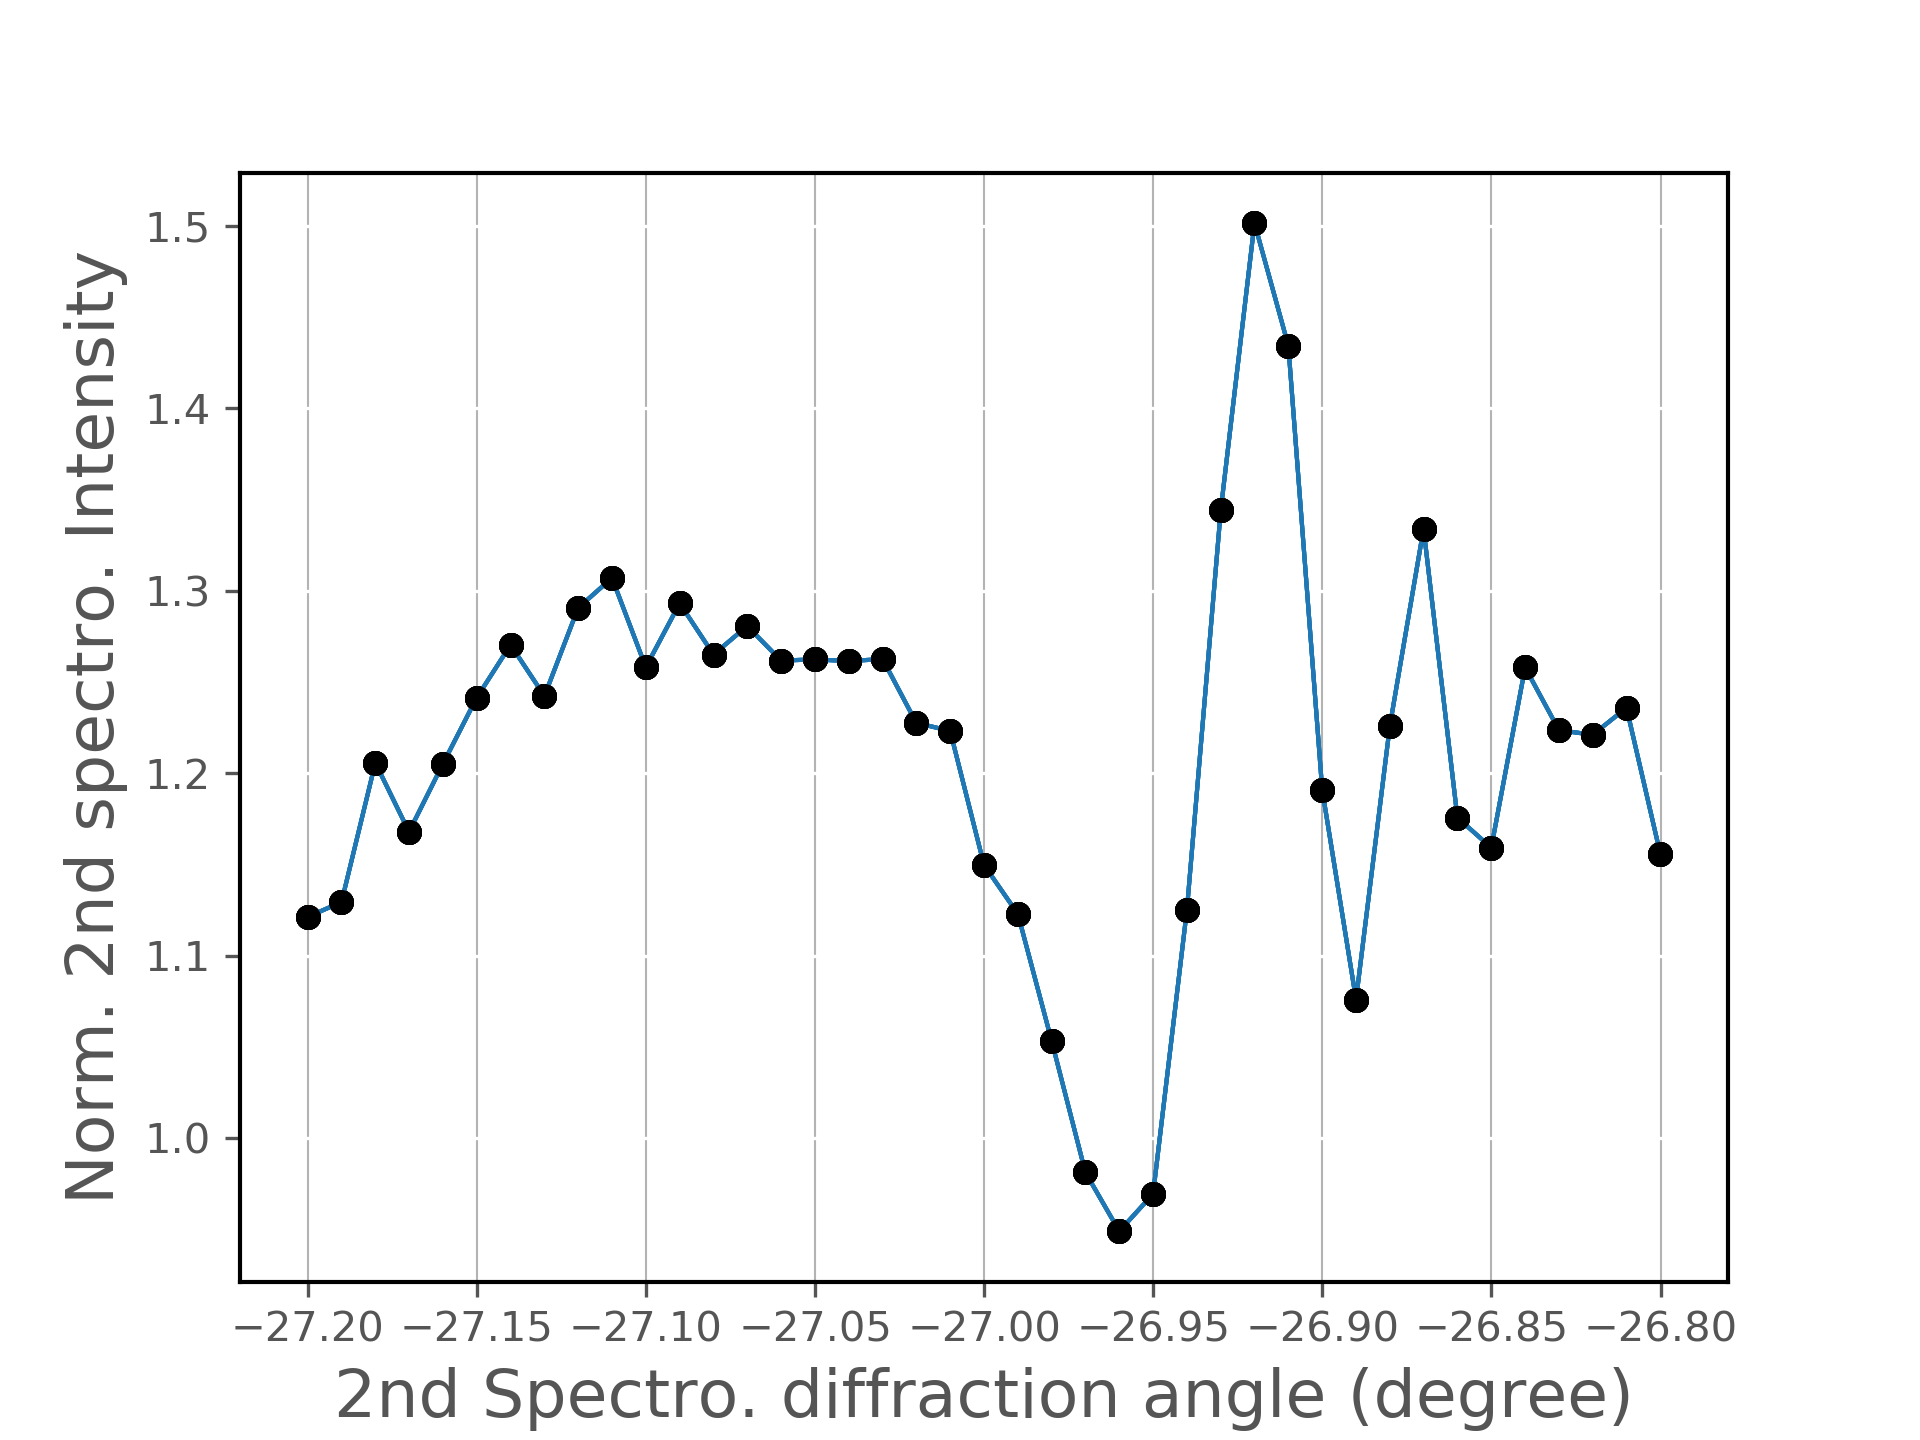

Reproduce this figure in Python.
import sys
sys.path.insert(0,"../../../")
import collections
import os
import numpy as np
import matplotlib.pyplot as plt
from matplotlib import gridspec

import dispersiveXanes_utils as utils
import xppl37_spectra
import xanes_analyzeRun
import mcutils as mc
import trx
import datastorage as ds


# !!!!!DO WITH RUN 84? + add arroys!

#fig_fe_xas(run = 82, shots = [20, 21,33,31,29], smoothWidth = 0.4)
#fig_fe_xas(run = 82, shots = [11,21,33,31,29], smoothWidth = 0.4)

nice_colors = ["#1b9e77", "#d95f02", "#7570b3"]
#nice_colors = "#1f78b4 #a6cee3 #b2df8a #33a02c #FFDEAD".split()
nice_colors = "#1f78b4 #a6cee3 #b2df8a #33a02c".split()
gradual_colors = ['#014636', '#016c59', '#02818a', '#3690c0', '#67a9cf', '#a6bddb', '#d0d1e6']#, '#ece2f0']


                  
def get_data(run,threshold=0.02,force=False):
  if run == 80:
    refCalibs=slice(1,None,2)
  elif run == 84:
    refCalibs=slice(None,None,2)
  elif run == 60:
    refCalibs=slice(None,None,2)
  elif run == 76:
    refCalibs=slice(None,None)
  else:
    refCalibs=slice(None,None,2)
  fname = "../data/fig_fel_modes_run%04d.h5" % run
  if not os.path.isfile(fname) or force:
    r = xanes_analyzeRun.AnalyzeRun(run=run)
    r.load()
    E = r.E
    calibs = list(r.results.keys())
    calibs.sort()
    calibs = calibs[refCalibs]
    p1 = np.vstack( [r.results[c].p1 for c in calibs] )
    p2 = np.vstack( [r.results[c].p2 for c in calibs] )
    #temp = ds.DataStorage( E=E,p1=p1.astype(np.float16),p2=p2.astype(np.float16))
    temp = ds.DataStorage( E=E,p1=p1,p2=p2)
    _,_,Abs = xppl37_spectra.calcAbs( temp, threshold=0.02 )
    temp.Abs = Abs #.astype(np.float16)
    temp.info="Abs calculated with threshold = 0.02"
    temp.save(fname)
  data = ds.read(fname)
  # nan is saved as -1 for masked arrays
  for k in data.keys():
    try:
      data[k][data[k]==-1] =np.nan
    except (TypeError,AttributeError):
      pass
  print("Run %d → nshots = %d"%(run,len(data.p1)))
  p1,p2,Abs = xppl37_spectra.calcAbs( data, threshold=threshold )
  data.Abs = Abs
  return data                  
                  
                  
                  
def fig_theta_scan(run=54,shots = slice(111,116),showAv=True,force=False,threshold=0.02,smoothWidth=0.3):
  ref = get_ref()
  color_ss = '#08519c'
  color_av = '#238b45'
  color_av_all = '#d95f0e'
  shifty = 1


 
  r = xanes_analyzeRun.readDataset(run)
  theta = r.scan.spec2th2 
  r2 = xanes_analyzeRun.AnalyzeRun(run, initAlign="dispersiveXanes_FilterEner/xppl3716_init_pars/run00%.f_transform.npy"%run)
  r2.analyzeScan()
#  bestfom = []
#  bestfom_nosam = []   # in case of an in/out scan
  bestfom_all = []
  ratio_all = []
  int2_all = []
  s2norm_all = []

  for c in range(len(theta)):
      ret = r2.results[c]
      bestfom = np.nanmin(ret.fom)
      bestfom_all.append(bestfom)

      int1 = np.sum(ret.p1_sum)
      int2 = np.sum(ret.p2_sum)
      ratio = int2 / int1
      ratio_all.append(ratio)


  ax=plt.gca()
  plt.plot(theta, ratio_all, color=nice_colors[-4], lw=1)
  plt.plot(theta, ratio_all, '.k', markersize=10)
  plt.ylabel("Norm. 2nd spectro. Intensity", fontsize = 16)
  plt.xlabel("2nd Spectro. diffraction angle (degree)", fontsize = 16)
  plt.grid(axis='x',color="0.7",lw=0.5) 
  
  ax.spines['bottom'].set_color('k')
  ax.spines['top'].set_color('k')
  ax.spines['left'].set_color('k')
  ax.spines['right'].set_color('k')




  plt.savefig("fig_theta_scan.png",transparent=True,dpi=300) 
  plt.savefig("fig_theta_scan.pdf",transparent=True)  
  
# if the run is also and in/out scan
#  bestfom_sam = bestfom_all[1::2]
#  bestfom_nosam = bestfom_all[0::2]  
  
  #plt.plot(theta, bestfom_all, '.r')
  
  
  
  